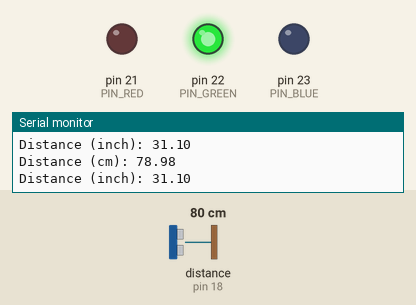
This sketch was run on a simulated Arduino Mega 2560, built with avr-gcc and run on an emulated ATmega2560. On the bench: output pins drawn as LEDs (lit = HIGH), the last lines printed to the serial monitor. Wiring (inferred from the names in the program): ultrasonic range finder: trigger pin 5; echo pin 18. The test bench sets the inputs (shaded band); at power-on: distance to the obstacle (sensor on pin 18) 80 cm. The echo pulse lasts 58.3 µs per cm; pins used as bus, display or sensor lines are not drawn.

Above: at 1.2 s.
1.3 s: distance to the obstacle (sensor on pin 18) set to 75 cm
2.8 s: distance to the obstacle (sensor on pin 18) set to 66 cm
At 4.0 s:
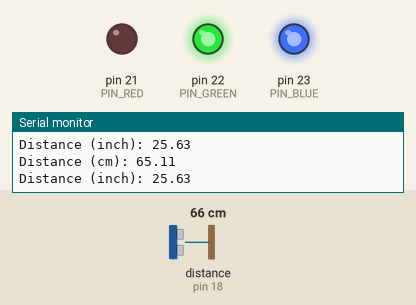
4.3 s: distance to the obstacle (sensor on pin 18) set to 44 cm
5.8 s: distance to the obstacle (sensor on pin 18) set to 36 cm
At 6.4 s:
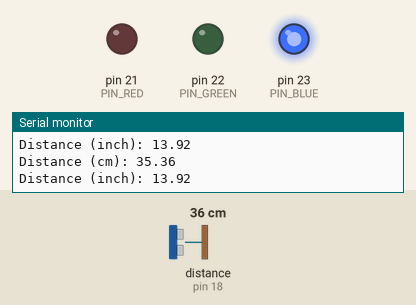
7.3 s: distance to the obstacle (sensor on pin 18) set to 27 cm
At 8.4 s:
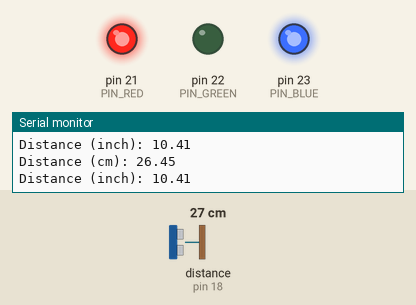
8.8 s: distance to the obstacle (sensor on pin 18) set to 35 cm
At 10.0 s:
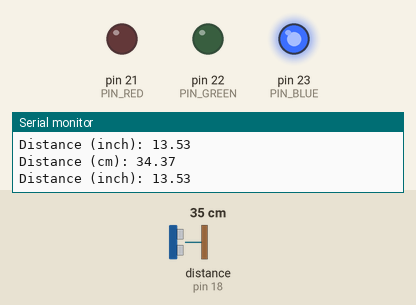
Timing chart, 0 to 11.3 s (numbered marks = the images above; inputs shaded):
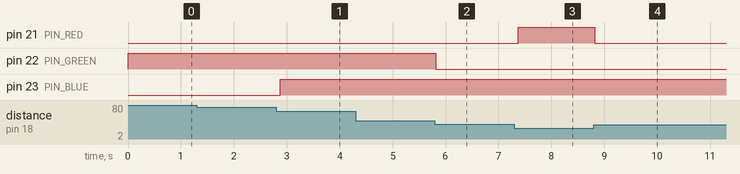

The sketch:

Dist_LED_By_Pranjal.ino
```cpp
const int trigPin = 5;
const int echoPin = 18;

#define SOUND_SPEED 0.034
#define CM_TO_INCH 0.393701
#define PIN_RED    21
#define PIN_GREEN  22
#define PIN_BLUE   23

long duration;
float distanceCm;
float distanceInch;

void setup() {
  Serial.begin(115200);
  pinMode(trigPin, OUTPUT);
  pinMode(echoPin, INPUT);
  pinMode(PIN_RED,   OUTPUT);
  pinMode(PIN_GREEN, OUTPUT);
  pinMode(PIN_BLUE,  OUTPUT);
}

void loop() {
  digitalWrite(trigPin, LOW);
  delayMicroseconds(2);
  digitalWrite(trigPin, HIGH);
  delayMicroseconds(10);
  digitalWrite(trigPin, LOW);
  duration = pulseIn(echoPin, HIGH);
  distanceCm = duration * SOUND_SPEED/2;
  if (distanceCm>=0 && distanceCm<=10)
  {
    analogWrite(PIN_RED,   255);
    analogWrite(PIN_GREEN, 102);
    analogWrite(PIN_BLUE,  178);
  }
   else if (distanceCm>10 && distanceCm<=20)
  {
    analogWrite(PIN_RED,   255);
    analogWrite(PIN_GREEN, 102);
    analogWrite(PIN_BLUE,  255);
  }
  else if (distanceCm>20 && distanceCm<=30)
  {
    analogWrite(PIN_RED,   178);
    analogWrite(PIN_GREEN, 102);
    analogWrite(PIN_BLUE,  255);
  }
  else if (distanceCm>30 && distanceCm<=40)
  {
    analogWrite(PIN_RED,   102);
    analogWrite(PIN_GREEN, 102);
    analogWrite(PIN_BLUE,  255);
  }
  else if (distanceCm>40 && distanceCm<=50)
  {
    analogWrite(PIN_RED,   102);
    analogWrite(PIN_GREEN, 178);
    analogWrite(PIN_BLUE,  255);
  }
  else if (distanceCm>50 && distanceCm<=60)
  {
    analogWrite(PIN_RED,   102);
    analogWrite(PIN_GREEN, 255);
    analogWrite(PIN_BLUE,  255);
  }
  else if (distanceCm>60 && distanceCm<=70)
  {
    analogWrite(PIN_RED,   102);
    analogWrite(PIN_GREEN, 255);
    analogWrite(PIN_BLUE,  178);
  }
  else if (distanceCm>70 && distanceCm<=80)
  {
    analogWrite(PIN_RED,   102);
    analogWrite(PIN_GREEN, 255);
    analogWrite(PIN_BLUE,  102);
  }
  else if (distanceCm>80 && distanceCm<=90)
  {
    analogWrite(PIN_RED,   178);
    analogWrite(PIN_GREEN, 255);
    analogWrite(PIN_BLUE,  102);
  }
  else if (distanceCm>90 && distanceCm<=100)
  {
    analogWrite(PIN_RED,   255);
    analogWrite(PIN_GREEN, 255);
    analogWrite(PIN_BLUE,  102);
  }

  else if (distanceCm>=100)
  {
    analogWrite(PIN_RED,   255);
    analogWrite(PIN_GREEN, 102);
    analogWrite(PIN_BLUE,  102);
  }
  else
  {
    analogWrite(PIN_RED,   225);
    analogWrite(PIN_GREEN, 225);
    analogWrite(PIN_BLUE,  255);
  }
  distanceInch = distanceCm * CM_TO_INCH;
  Serial.print("Distance (cm): ");
  Serial.println(distanceCm);
  Serial.print("Distance (inch): ");
  Serial.println(distanceInch);

  delay(100);
}
```

Measured:
- the behaviour switches between 71 and 70 cm on distance to the obstacle (sensor on pin 18) (found by bisection; images 0 and 1)
- the behaviour switches between 41 and 40 cm on distance to the obstacle (sensor on pin 18) (found by bisection; images 1 and 2)
- the behaviour switches between 31 and 30 cm on distance to the obstacle (sensor on pin 18) (found by bisection; images 2 and 3)
- after the input at 2.8 s, pin 23 (PIN_BLUE): LOW → HIGH after 0.08 s
- after the input at 5.8 s, pin 22 (PIN_GREEN): HIGH → LOW at once
- after the input at 7.3 s, pin 21 (PIN_RED): LOW → HIGH after 0.07 s
- after the input at 8.8 s, pin 21 (PIN_RED): HIGH → LOW at once
